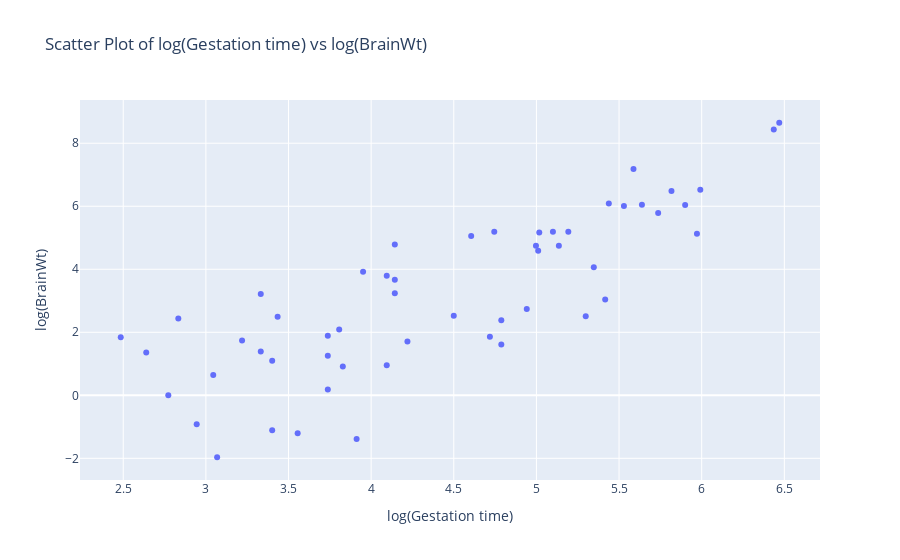

Write notebook code for a chart like this one.
### Code cell
# Create a scatter Gestation vs. Brain Weight
fig = px.scatter(x=np.log(df['Gestation']), y=np.log(df['BrainWt']), 
                 title='Scatter Plot of log(Gestation time) vs log(BrainWt)',
                 labels={'x': 'log(Gestation time)', 'y': 'log(BrainWt)'})
fig.show()

### Figure 1 — Plotly figure (JSON) as saved in the notebook; plotly's stock layout.template omitted (floating-point values rounded to 4 significant figures)
{"data": [{"hovertemplate": "log(Gestation time)=%{x}<br>log(BrainWt)=%{y}<extra></extra>", "legendgroup": "", "marker": {"color": "#636efa", "symbol": "circle"}, "mode": "markers", "name": "", "orientation": "v", "showlegend": false, "type": "scatter", "x": [6.469, 3.738, null, 4.094, 3.219, 6.436, 5.193, 3.555, null, 5.971, null, null, 5.438, 4.718, null, null, 5.638, null, null, null, null, 4.143, 5.9, null, 3.738, 3.738, 4.787, null, null, 5.991, 4.997, 2.773, 3.332, 5.529, null, 5.737, 4.143, null, 4.22, 5.817, 2.944, 5.587, 4.605, 3.045, 3.068, null, 3.912, 4.787, 5.1, 3.401, null, null, 3.807, 3.401, 2.485, null, null, 4.942, 5.136, 2.833, 4.745, null, null, null, 3.434, 4.143, 3.951, 5.416, 5.011, null, 5.017, 3.332, 4.5, null, null, 4.094, null, null, null, null, 5.298, 3.829, 5.347, null, null, 2.639, null], "xaxis": "x", "y": [8.65, 1.887, -1.109, 3.795, 1.74, 8.434, 5.193, -1.204, 7.456, 5.13, 6.227, 4.71, 6.087, 1.856, 6.131, 0.1655, 6.047, -0.9163, 1.386, 0.8755, 4.248, 3.243, 6.038, 0, 0.1823, 1.253, 1.609, 2.862, 4.394, 6.522, 4.745, 0, 1.386, 6.006, 2.507, 5.784, 4.783, -1.238, 1.705, 6.485, -0.9163, 7.185, 5.056, 0.6419, -1.966, 5.427, -1.386, 2.38, 5.187, 1.099, -1.109, 3.178, 2.092, -1.109, 1.841, 6.091, -1.204, 2.741, 4.745, 2.434, 5.193, 7.809, 1.969, 4.656, 2.493, 3.669, 3.92, 3.045, 4.587, 0.6419, 5.165, 3.219, 2.526, 2.996, 0, 0.9555, 2.797, 1.386, 2.796, 5.582, 2.51, 0.9163, 4.06, -1.109, -1.204, 1.361, 0.1823], "yaxis": "y"}], "layout": {"autosize": true, "legend": {"tracegroupgap": 0}, "title": {"text": "Scatter Plot of log(Gestation time) vs log(BrainWt)"}, "xaxis": {"anchor": "y", "autorange": true, "domain": [0, 1], "range": [2.244, 6.71], "title": {"text": "log(Gestation time)"}, "type": "linear"}, "yaxis": {"anchor": "x", "autorange": true, "domain": [0, 1], "range": [-2.842, 9.526], "title": {"text": "log(BrainWt)"}, "type": "linear"}}}
